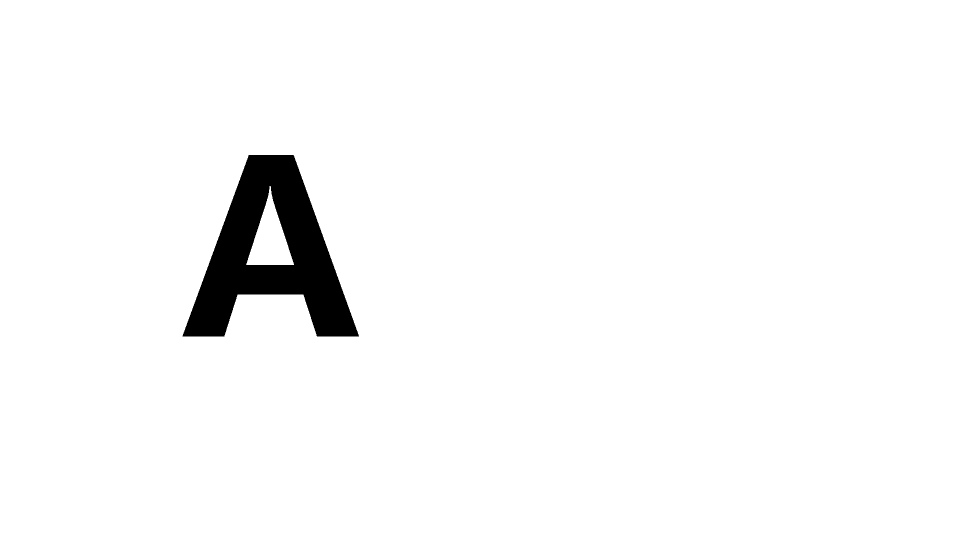
#> input picture a.bmp, 1920 x 1080 px (shown at 1/2 size)
$ python fftfa.py   (Python 2 division)
#> lines starting #> are read from the running program, lines starting #| are printed output that depends on the picture; after the words box and inside, x2 and y2 are one past the last pixel; in counts of white or black regions, pixels touching at a corner belong together
import numpy as np
import cv2

from timeit import default_timer as timer
# [7 lines of commented-out code are left out]
ran=np.exp(2*np.pi*1j*np.reshape(np.random.rand(1920*1080), (1080, 1920)))
#ran=1

x,y=np.meshgrid(np.arange(-960,960,1),np.arange(-540,540,1))
u,v=np.meshgrid(np.arange(-960,960,1),np.arange(-540,540,1))
f=[400,450,500]
lmd=632e-6
p=8e-3

k=2*np.pi/lmd
colors=['a.bmp']

start = timer()
i=0
color = cv2.imread(colors[i], 0)
#> color: shape (1080, 1920); 97.1% white; 1 black region, box (x1, y1, x2, y2) and area: (365, 310, 718, 673) 59959

# w=np.reshape(np.random.rand(1920*1080), (1080,1920))
# b=np.reshape(np.random.rand(1920*1080), (1080,1920))
# color1=w*color+b

color = (255 - color) / 255
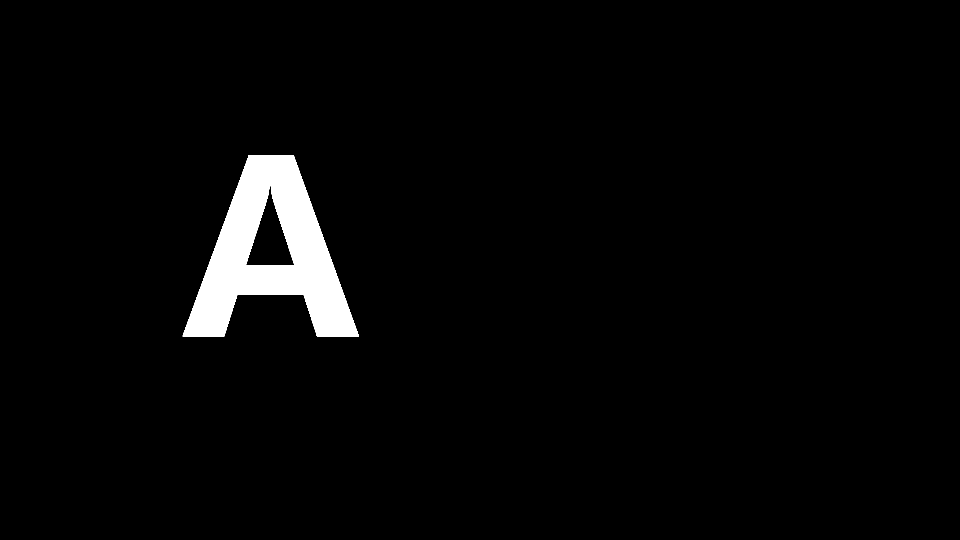
#> color: shape (1080, 1920) (shown at 1/2 size); values 0 (black) and 1 (white), 2.9% white; 1 white region, box (x1, y1, x2, y2) and area: (365, 310, 718, 673) 59959
color = color * ran


px = lmd * f[i] / (p * 1920)
py = lmd * f[i] / (p * 1080)
E0 = np.exp(-np.pi * 1j /(lmd*f[i])* ((x * px) ** 2 + (y * py) ** 2))
E1 = np.exp(-k/f[i] * 1j/2 * ((u * p) ** 2 + (v * p) ** 2))
print f[i]

Ef= np.fft.fftshift(np.fft.fft2(E0))
#    Ef2=reikna_fft(E0,1080,1920)

E = Ef*E1
print E

r=np.sqrt((u * p) ** 2 + (v * p) ** 2+450**2)
E =E/(color*np.exp(1j*k*r))
z = np.angle(E)/np.pi
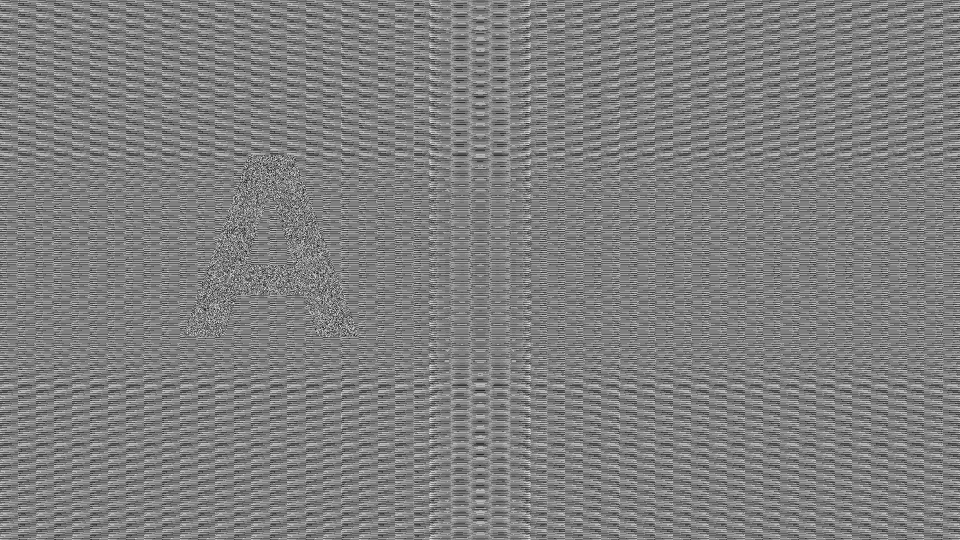
#> z: shape (1080, 1920) float64 (shown at 1/2 size); min -1, max 1, mean 0.00259; drawn with min black and max white
z1=(z+1)/2*255
z1=z1.astype("uint8")
timeit=timer()-start
print("fft took %f seconds " % timeit)
print z1
#> (printed output is left out)
cv2.imwrite('fftpingxingabc.bmp', z1)
cv2.imshow("tupian",z1)
cv2.waitKey()
